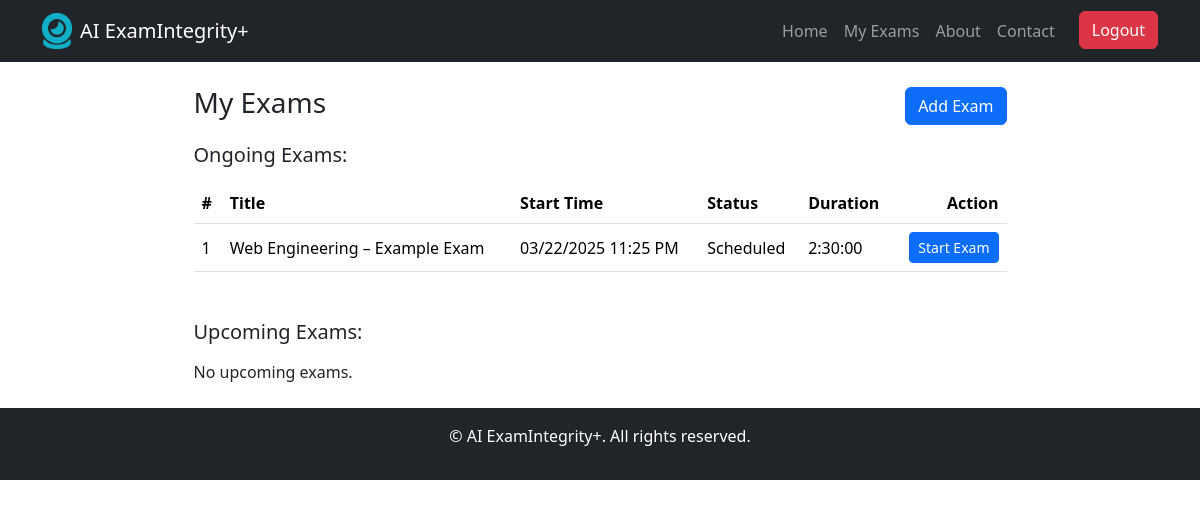
Page /student/my_exams/ (signed in) on the earlier database version.
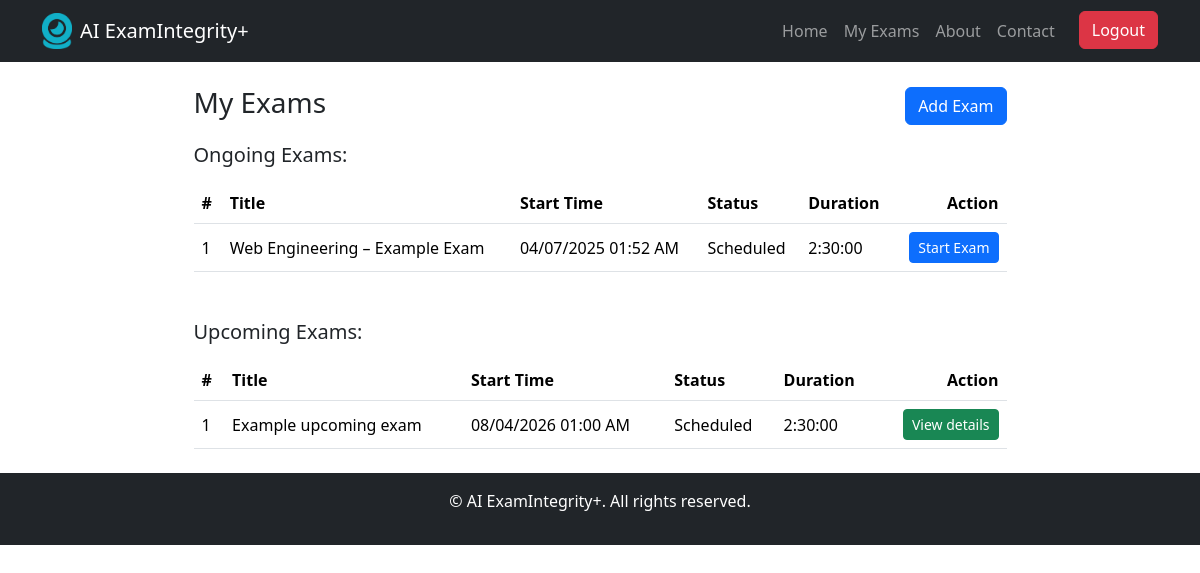
Same page on the later database version.
### proctor/models.py (models this page shows, shortened)
class Exam(models.Model):
    exam_id = models.UUIDField(primary_key=True, default=uuid.uuid4, editable=False)
    title = models.CharField(max_length=255)
    description = models.TextField(blank=True, null=True)
    start_time = models.DateTimeField()
    end_time = models.DateTimeField()
    duration = models.DurationField(blank=True, null=True, help_text="Duration of the exam ex: 2:30:00")
    proctor = models.ForeignKey(
        settings.AUTH_USER_MODEL,
        on_delete=models.CASCADE,
        related_name='exams',
        limit_choices_to={'user_type': 'proctor'}
    )
    student_list = models.ManyToManyField(
        settings.AUTH_USER_MODEL,
        related_name='exams_taken',
        limit_choices_to={'user_type': 'student'}
    )
    grade = models.DecimalField(max_digits=5, decimal_places=2, blank=True, null=True)
    attempt = models.PositiveIntegerField(default=1)
    STATUS_CHOICES = [
        ('scheduled', 'Scheduled'),
        ('ongoing', 'Ongoing'),
        ('completed', 'Completed'),
        ('paused', 'Paused'),
        ('cancelled', 'Cancelled'),
    ]
    status = models.CharField(max_length=20, choices=STATUS_CHOICES, default='scheduled')

### student/views.py (the view)
# urls.py: path('my_exams/', student_my_exams, name='student_my_exams'),
@student_required
@login_required
def student_my_exams(request):
    now = timezone.now()
    ongoing_exams = Exam.objects.filter(
        student_list=request.user,
        start_time__lte=now,
        end_time__gt=now
    )
    upcoming_exams = Exam.objects.filter(
        student_list=request.user,
        start_time__gt=now
    )
    context = {
        'ongoing_exams': ongoing_exams,
        'upcoming_exams': upcoming_exams
    }
    return render(request, 'student/my_exams.html', context)

### student/templates/student/my_exams.html (shortened to what this page needs)
{% extends "base.html" %}
{% load static %}
{% block content %}
<div class="container w-75">
  <div class="d-flex justify-content-between align-items-center mb-3">
    <h1 class="h3">My Exams</h1>
    <a href="#" class="btn btn-primary">Add Exam</a>
  </div>
  <h5 class="mb-3">Ongoing Exams:</h5>
  {% if ongoing_exams %}
    <table class="table align-middle">
      <thead>
        <tr>
          <th scope="col">#</th>
          <th scope="col">Title</th>
          <th scope="col">Start Time</th>
          <th scope="col">Status</th>
          <th scope="col">Duration</th>
          <th scope="col" class="text-end">Action</th>
        </tr>
      </thead>
      <tbody>
        {% for exam in ongoing_exams %}
        <tr>
          <td>{{ forloop.counter }}</td>
          <td>{{ exam.title }}</td>
          <td>{{ exam.start_time|date:"m/d/Y h:i A" }}</td>
          <td>{{ exam.status|capfirst }}</td>
          <td>
            {% if exam.duration %}
              {{ exam.duration }}
            {% else %}
              1h
            {% endif %}
          </td>
          <td class="text-end">
            <a href="{% url 'student_exam_detail' exam_id=exam.exam_id %}" class="btn btn-sm btn-primary">Start Exam</a>
          </td>
        </tr>
        {% endfor %}
      </tbody>
    </table>
  {% else %}
    <p>No ongoing exams.</p>
  {% endif %}
  <h5 class="mt-5 mb-3">Upcoming Exams:</h5>
  {% if upcoming_exams %}
    <table class="table align-middle">
      <thead>
        <tr>
          <th scope="col">#</th>
          <th scope="col">Title</th>
          <th scope="col">Start Time</th>
          <th scope="col">Status</th>
          <th scope="col">Duration</th>
          <th scope="col" class="text-end">Action</th>
        </tr>
      </thead>
      <tbody>
        {% for exam in upcoming_exams %}
        <tr>
          <td>{{ forloop.counter }}</td>
          <td>{{ exam.title }}</td>
          <td>{{ exam.start_time|date:"m/d/Y h:i A" }}</td>
          <td>{{ exam.status|capfirst }}</td>
          <td>
            {% if exam.duration %}
              {{ exam.duration }}
            {% else %}
              1h
            {% endif %}
          </td>
          <td class="text-end">
            <a href="{% url 'student_exam_detail' exam_id=exam.exam_id %}" class="btn btn-sm btn-success">View details</a>
          </td>
        </tr>
        {% endfor %}
      </tbody>
    </table>
  {% else %}
    <p>No upcoming exams.</p>
  {% endif %}
</div>
{% endblock %}

### accounts/templates/base.html (shortened to what this page needs)
<!DOCTYPE html>
<html lang="en">
<head>
    <link href="https://cdn.jsdelivr.net/npm/bootstrap@5.3.3/dist/css/bootstrap.min.css" rel="stylesheet">
    {% load static %}
</head>
<body>
    {% include "parts/navbar.html" %}
    <div class="container mt-4">
        {% block content %}{% endblock %}
    </div>
    <footer class="bg-dark text-white text-center py-3 mt-4">
        <p>&copy; AI ExamIntegrity+. All rights reserved.</p>
    </footer>
</body>
</html>

### accounts/templates/parts/navbar.html (shortened to what this page needs)
{% load static %}
<nav class="navbar navbar-expand-lg navbar-dark bg-dark">
    <div class="container">
        <a class="navbar-brand d-flex align-items-center" href="{% url 'about' %}">
            <img src="{% static 'accounts/logo.png' %}" alt="AI ExamIntegrity+ Logo" width="30" class="me-2">
            AI ExamIntegrity+
        </a>
        <div class="collapse navbar-collapse" id="navbarNav">
            <ul class="navbar-nav ms-auto">
                {% if user.is_authenticated %}
                    {% if user.user_type == 'student' %}
                        <li class="nav-item"><a class="nav-link" href="{% url 'student_dashboard' %}">Home</a></li>
                        <li class="nav-item"><a class="nav-link" href="{% url 'student_my_exams' %}">My Exams</a></li>
                    {% elif user.user_type == 'proctor' %}
                    <li class="nav-item"><a class="nav-link" href="{% url 'proctor_dashboard' %}">Home</a></li>
                    {% endif %}
                {% endif %}
                <li class="nav-item"><a class="nav-link" href="{% url 'about' %}">About</a></li>
                <li class="nav-item"><a class="nav-link" href="/contact">Contact</a></li>
                {% if user.is_authenticated %}
                    <li class="nav-item"><a class="btn btn-danger ms-3" href="{% url 'logout' %}">Logout</a></li>
                {% else %}
                    <li class="nav-item"><a class="btn btn-primary ms-3" href="{% url 'login' %}">Login</a></li>
                    <li class="nav-item"><a class="btn btn-outline-light ms-2" href="{% url 'register' %}">Sign Up</a></li>
                {% endif %}
            </ul>
        </div>
    </div>
</nav>

Differences in the rows shown:
changed Exam "Web Engineering – Example Exam": start_time "03/22/2025 11:25 PM" → "04/07/2025 01:52 AM"
added Exam: title "Example upcoming exam", start_time "08/04/2026 01:00 AM", status "Scheduled", duration "2:30:00", shown under "Upcoming Exams:"
Other differences:
text no longer shown: "No upcoming exams."
text now shown: "# Title Start Time Status Duration Action"
